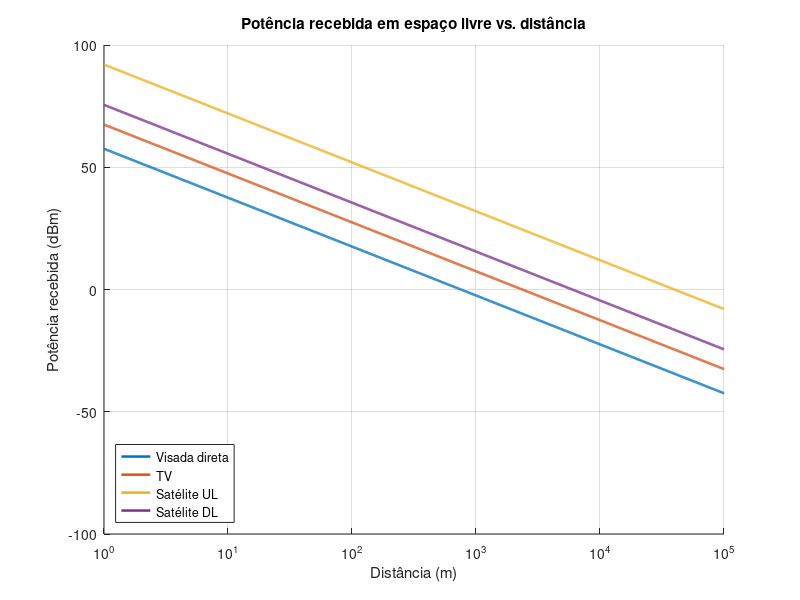

MATLAB code for this plot:
clc; clear; close all;

c = 3e8;                          % velocidade da luz (m/s)
d = logspace(0, 5, 1000);         % 1 m a 100 km

% Parâmetros por linha: {nome, f (Hz), Pt (W), Gt (dBi), Gr (dBi)}
sistemas = {
    'Visada direta', 10e9,  10,   35, 35;
    'TV',            180e6, 1e3,  10, 15;
    'Satélite UL',   6e9,   1e3,  60, 20;
    'Satélite DL',   4e9,   10,   20, 60
};

figure; hold on; grid on;

for i = 1:size(sistemas,1)
    nome = sistemas{i,1};
    f    = sistemas{i,2};
    Pt   = sistemas{i,3};
    Gt   = sistemas{i,4};
    Gr   = sistemas{i,5};

    Pt_dBm = 10*log10(Pt*1000);
    Lfs    = 20*log10(4*pi*d*f/c);
    Pr     = Pt_dBm + Gt + Gr - Lfs;

    semilogx(d, Pr, 'LineWidth', 1.8, 'DisplayName', nome);

    fprintf('%s: Pr(1 m) = %.2f dBm | Pr(100 km) = %.2f dBm\n', ...
            nome, Pr(1), Pr(end));
end

set(gca, 'XScale', 'log');
xlabel('Distância (m)');
ylabel('Potência recebida (dBm)');
title('Potência recebida em espaço livre vs. distância');
legend('Location', 'southwest');

% Salva o gráfico em ../img/ (ou na pasta atual, se o script for colado no console)
pasta_img = fullfile(fileparts(mfilename('fullpath')), '..', 'img');
if ~exist(pasta_img, 'dir'), pasta_img = pwd; end
saveas(gcf, fullfile(pasta_img, 'Questao3Grafico.jpeg'));
